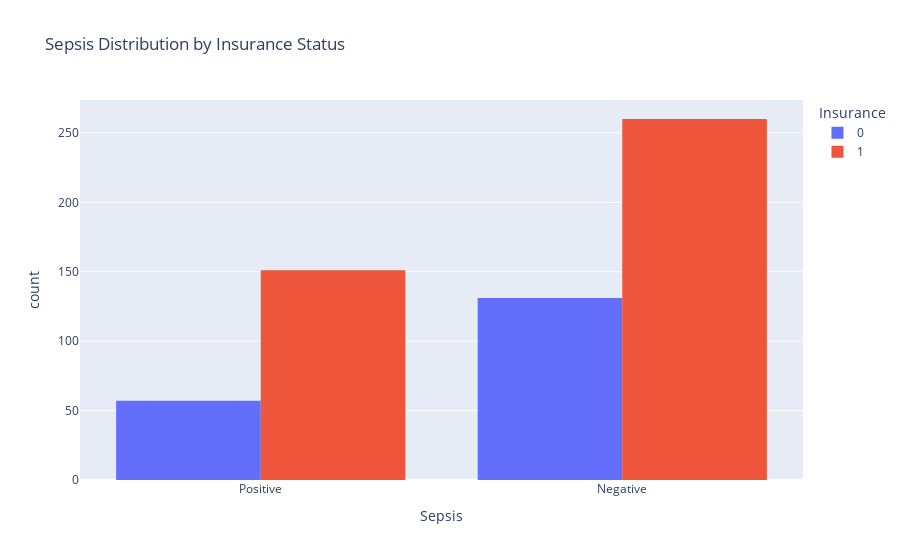

Here is the notebook cell this chart was saved with:
### Markdown cell above
### QUESTION 5

Distribution of Sepsis based on Insurance Status

### Code cell
# Plot the histogram
fig = px.histogram(train, x=train['Sepsis'].map({0: 'Negative', 1: 'Positive'}), color='Insurance', barmode='group', title='Sepsis Distribution by Insurance Status')

# Update X label
fig.update_layout(xaxis_title='Sepsis')

# Show the plot
fig.show()

### Figure 1 — Plotly figure (JSON) as saved in the notebook; plotly's stock layout.template omitted (floating-point values rounded to 4 significant figures; data arrays with more than 128 entries replaced by an {"elided": "..."} marker saying what was removed)
{"data": [{"alignmentgroup": "True", "bingroup": "x", "hovertemplate": "Insurance=0<br>x=%{x}<br>count=%{y}<extra></extra>", "legendgroup": "0", "marker": {"color": "#636efa", "pattern": {"shape": ""}}, "name": "0", "offsetgroup": "0", "orientation": "v", "showlegend": true, "type": "histogram", "x": {"elided": "188 str values"}, "xaxis": "x", "yaxis": "y"}, {"alignmentgroup": "True", "bingroup": "x", "hovertemplate": "Insurance=1<br>x=%{x}<br>count=%{y}<extra></extra>", "legendgroup": "1", "marker": {"color": "#EF553B", "pattern": {"shape": ""}}, "name": "1", "offsetgroup": "1", "orientation": "v", "showlegend": true, "type": "histogram", "x": {"elided": "411 str values"}, "xaxis": "x", "yaxis": "y"}], "layout": {"barmode": "group", "legend": {"title": {"text": "Insurance"}, "tracegroupgap": 0}, "title": {"text": "Sepsis Distribution by Insurance Status"}, "xaxis": {"anchor": "y", "domain": [0, 1], "title": {"text": "Sepsis"}}, "yaxis": {"anchor": "x", "domain": [0, 1], "title": {"text": "count"}}}}
